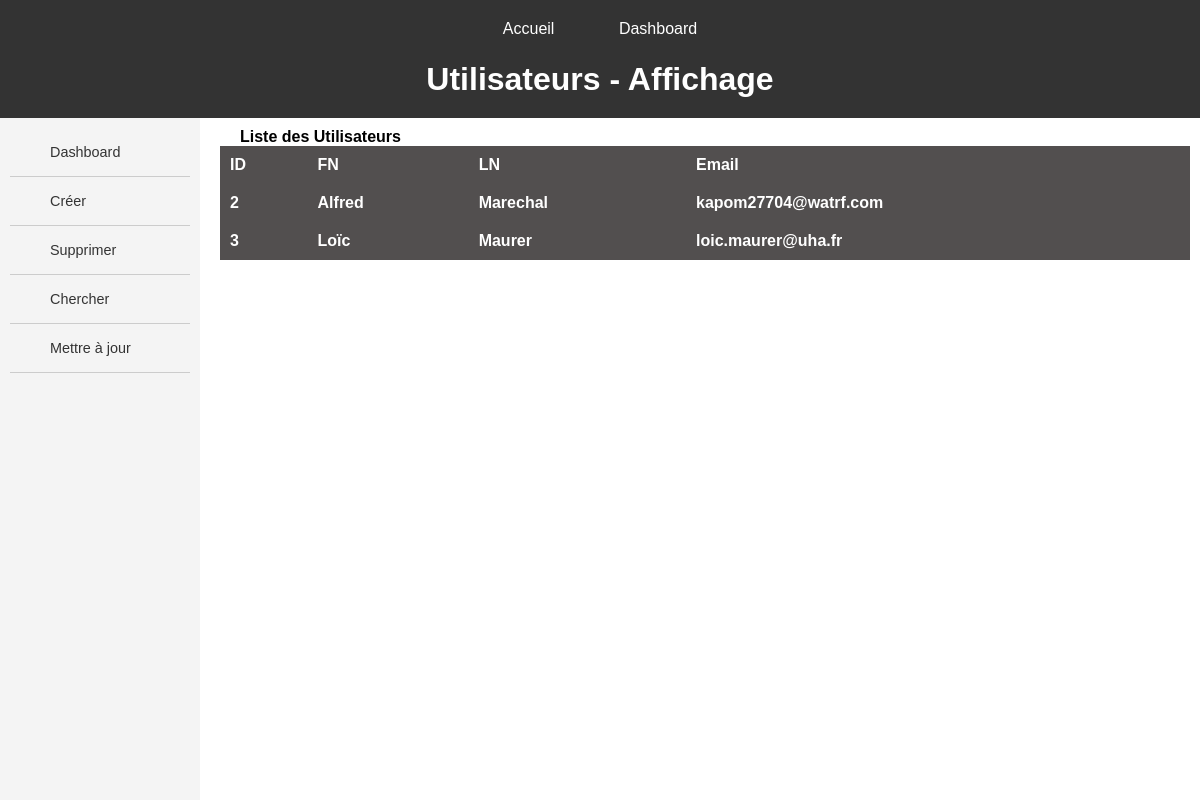
/users/, run on an earlier commit of the app's database.
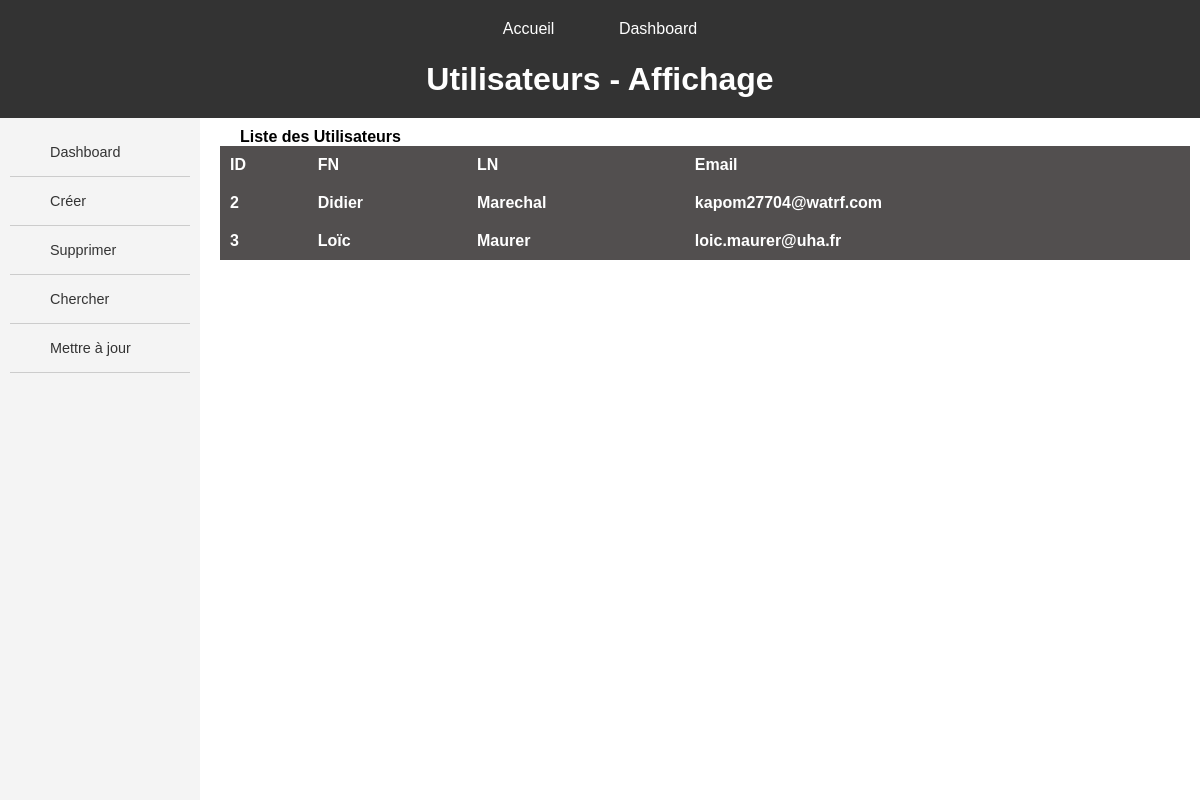
And on a later commit of the database.
### servops/models.py (models this page shows, shortened)
class ServUser(models.Model):
    first_name = models.CharField(max_length=100)
    last_name = models.CharField(max_length=100)
    email = models.EmailField(unique=True)

### servops/views.py (the view)
# urls.py: path('users/', views.users, name='users_crud'),
def users(request):
    users = ServUser.objects.all()
    return render(request, 'servops/CRUD/CRUD_utilisateurs/home.html', {'users': users})

### servops/templates/servops/CRUD/CRUD_utilisateurs/home.html (shortened to what this page needs)
{% extends "servops/MAIN/main_dashboard.html" %}
{% load static %}
{% block header %}Utilisateurs -  Affichage {% endblock %}
{% block sidebar %}
<ul>
    <li><a href="{% url 'dashboard' %}" class="button">Dashboard</a></li>
    <li><a href="{% url 'create_users' %}" class="button">Créer</a></li>
    <li><a href="{% url 'delete_users' %}" class="button">Supprimer</a></li>
    <li><a href="{% url 'read_users'%}" class="button">Chercher</a></li>
    <li><a href="{% url 'update_users'%}" class="button">Mettre à jour</a></li>
</ul>
{% endblock sidebar %}
{% block content %}
<h2> Liste des Utilisateurs </h2>
<table class="table-user">
    <tr> <th>ID</th> <th>FN</th> <th>LN</th> <th>Email</th> </tr>
{% for user in users %}
    <tr> <th>{{user.id}}</th> <th>{{user.first_name}}</th> <th>{{user.last_name}}</th> <th>{{user.email}}</th>
    {% empty %}
    <li>Aucun utilisateur trouvé.</li>
{% endfor %}
</table>
{% endblock content %}

What changed in the data, as far as the page shows it:
changed ServUser "Marechal": first_name "Alfred" → "Didier"
